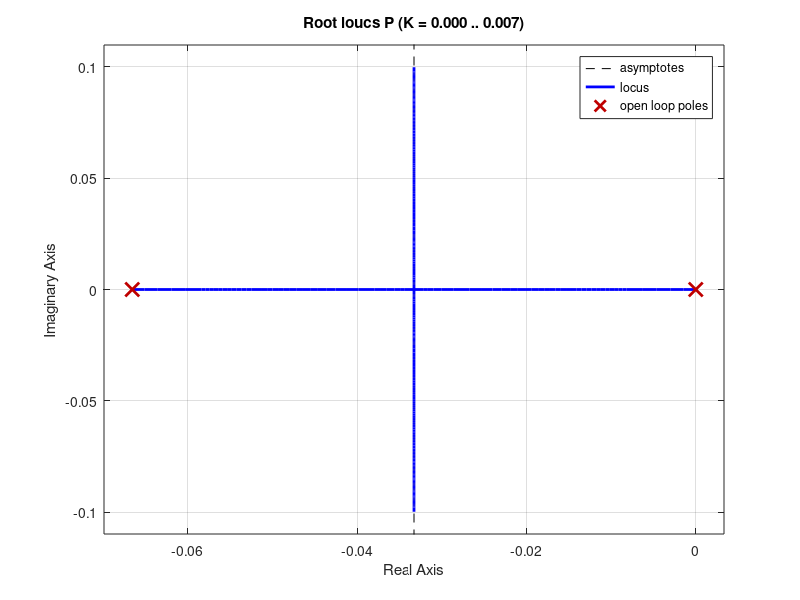
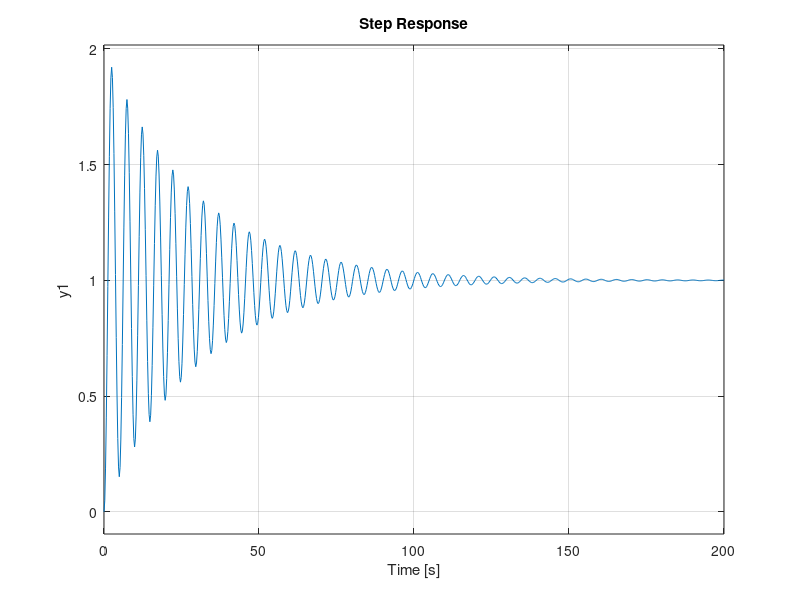

MATLAB code to generate these figures, in order: (Note: this script raises an error after producing the figures.)
s = tf('s');
P = 24.37/(s*(15.02*s + 1));
%%
figure;
rlocus(P);

figure;
step(P/(1+P))
%%
sisotool(P)

%%
G = 4.265446*(s+0.387)/(s+11.8);

L = G*P;

figure;
step(L/(1+L));

figure;
step(1/(1+L));
